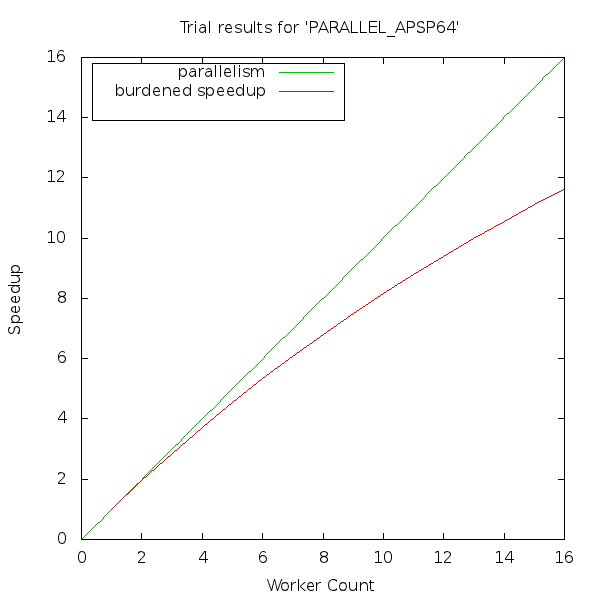

Here is the gnuplot script that generated this plot:
set terminal png size 600, 600
set output "PARALLEL_APSP64.png"
set datafile separator ","
set size square 1.0, 1.0
set title "Trial results for 'PARALLEL_APSP64'"
set xlabel "Worker Count" 0.0,0.0
set ylabel "Speedup" 0.0,0.0
set key left top box
set pointsize 1.8
plot [0:16] [0:16] x title "parallelism" lt 2, 67.846037 notitle lt 2, "PARALLEL_APSP64.csv" using 1:2 title "burdened speedup" with lines lt 1, "PARALLEL_APSP64.csv" using 1:4 with points pt 1 title "trials"
